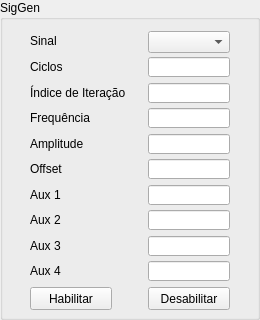
          <widget class="QGroupBox" name="groupBox_24">
           <property name="minimumSize">
            <size>
             <width>260</width>
             <height>320</height>
            </size>
           </property>
           <property name="maximumSize">
            <size>
             <width>260</width>
             <height>320</height>
            </size>
           </property>
           <property name="title">
            <string>SigGen</string>
           </property>
           <layout class="QGridLayout" name="gridLayout_7">
            <item row="0" column="0">
             <widget class="QLabel" name="label_13">
              <property name="text">
               <string>Sinal</string>
              </property>
             </widget>
            </item>
            <item row="0" column="1">
             <widget class="QComboBox" name="cb_signal_fac_dcdc">
              <property name="minimumSize">
               <size>
                <width>82</width>
                <height>22</height>
               </size>
              </property>
              <property name="maximumSize">
               <size>
                <width>82</width>
                <height>22</height>
               </size>
              </property>
             </widget>
            </item>
            <item row="1" column="0">
             <widget class="QLabel" name="label_20">
              <property name="text">
               <string>Ciclos</string>
              </property>
             </widget>
            </item>
            <item row="1" column="1">
             <widget class="QLineEdit" name="le_cyc_counter_fac_dcdc">
              <property name="minimumSize">
               <size>
                <width>82</width>
                <height>20</height>
               </size>
              </property>
              <property name="maximumSize">
               <size>
                <width>82</width>
                <height>20</height>
               </size>
              </property>
             </widget>
            </item>
            <item row="2" column="0">
             <widget class="QLabel" name="label_21">
              <property name="text">
               <string>Índice de Iteração</string>
              </property>
             </widget>
            </item>
            <item row="2" column="1">
             <widget class="QLineEdit" name="le_iter_index_fac_dcdc">
              <property name="minimumSize">
               <size>
                <width>82</width>
                <height>20</height>
               </size>
              </property>
              <property name="maximumSize">
               <size>
                <width>82</width>
                <height>20</height>
               </size>
              </property>
             </widget>
            </item>
            <item row="3" column="0">
             <widget class="QLabel" name="label_22">
              <property name="text">
               <string>Frequência</string>
              </property>
             </widget>
            </item>
            <item row="3" column="1">
             <widget class="QLineEdit" name="le_frequence_fac_acdc">
              <property name="minimumSize">
               <size>
                <width>82</width>
                <height>20</height>
               </size>
              </property>
              <property name="maximumSize">
               <size>
                <width>82</width>
                <height>20</height>
               </size>
              </property>
             </widget>
            </item>
            <item row="4" column="0">
             <widget class="QLabel" name="label_23">
              <property name="text">
               <string>Amplitude</string>
              </property>
             </widget>
            </item>
            <item row="4" column="1">
             <widget class="QLineEdit" name="le_amplitude_fac_dcdc">
              <property name="minimumSize">
               <size>
                <width>82</width>
                <height>20</height>
               </size>
              </property>
              <property name="maximumSize">
               <size>
                <width>82</width>
                <height>20</height>
               </size>
              </property>
             </widget>
            </item>
            <item row="5" column="0">
             <widget class="QLabel" name="label_29">
              <property name="text">
               <string>Offset</string>
              </property>
             </widget>
            </item>
            <item row="5" column="1">
             <widget class="QLineEdit" name="le_offset_fac_dcdc">
              <property name="minimumSize">
               <size>
                <width>82</width>
                <height>20</height>
               </size>
              </property>
              <property name="maximumSize">
               <size>
                <width>82</width>
                <height>20</height>
               </size>
              </property>
             </widget>
            </item>
            <item row="6" column="0">
             <widget class="QLabel" name="label_30">
              <property name="text">
               <string>Aux 1</string>
              </property>
             </widget>
            </item>
            <item row="6" column="1">
             <widget class="QLineEdit" name="le_siggen_aux_1_fac_dcdc">
              <property name="minimumSize">
               <size>
                <width>82</width>
                <height>20</height>
               </size>
              </property>
              <property name="maximumSize">
               <size>
                <width>82</width>
                <height>20</height>
               </size>
              </property>
             </widget>
            </item>
            <item row="7" column="0">
             <widget class="QLabel" name="label_31">
              <property name="text">
               <string>Aux 2</string>
              </property>
             </widget>
            </item>
            <item row="7" column="1">
             <widget class="QLineEdit" name="le_siggen_aux_2_fac_dcdc">
              <property name="minimumSize">
               <size>
                <width>82</width>
                <height>20</height>
               </size>
              </property>
              <property name="maximumSize">
               <size>
                <width>82</width>
                <height>20</height>
               </size>
              </property>
             </widget>
            </item>
            <item row="8" column="0">
             <widget class="QLabel" name="label_33">
              <property name="text">
               <string>Aux 3</string>
              </property>
             </widget>
            </item>
            <item row="8" column="1">
             <widget class="QLineEdit" name="le_siggen_aux_3_fac_dcdc">
              <property name="minimumSize">
               <size>
                <width>82</width>
                <height>20</height>
               </size>
              </property>
              <property name="maximumSize">
               <size>
                <width>82</width>
                <height>20</height>
               </size>
              </property>
             </widget>
            </item>
            <item row="9" column="0">
             <widget class="QLabel" name="label_32">
              <property name="text">
               <string>Aux 4</string>
              </property>
             </widget>
            </item>
            <item row="9" column="1">
             <widget class="QLineEdit" name="le_siggen_aux_4_fac_dcdc">
              <property name="minimumSize">
               <size>
                <width>82</width>
                <height>20</height>
               </size>
              </property>
              <property name="maximumSize">
               <size>
                <width>82</width>
                <height>20</height>
               </size>
              </property>
             </widget>
            </item>
            <item row="10" column="0">
             <widget class="QPushButton" name="pb_siggen_enable_fac_dcdc">
              <property name="minimumSize">
               <size>
                <width>82</width>
                <height>23</height>
               </size>
              </property>
              <property name="maximumSize">
               <size>
                <width>82</width>
                <height>23</height>
               </size>
              </property>
              <property name="text">
               <string>Habilitar</string>
              </property>
             </widget>
            </item>
            <item row="10" column="1">
             <widget class="QPushButton" name="pb_siggen_disable_fac_dcdc">
              <property name="minimumSize">
               <size>
                <width>82</width>
                <height>23</height>
               </size>
              </property>
              <property name="maximumSize">
               <size>
                <width>82</width>
                <height>23</height>
               </size>
              </property>
              <property name="text">
               <string>Desabilitar</string>
              </property>
             </widget>
            </item>
           </layout>
           <zorder>label_13</zorder>
           <zorder>cb_signal_fac_dcdc</zorder>
           <zorder>label_20</zorder>
           <zorder>le_cyc_counter_fac_dcdc</zorder>
           <zorder>label_21</zorder>
           <zorder>le_iter_index_fac_dcdc</zorder>
           <zorder>label_22</zorder>
           <zorder>le_frequence_fac_acdc</zorder>
           <zorder>label_23</zorder>
           <zorder>le_amplitude_fac_dcdc</zorder>
           <zorder>label_29</zorder>
           <zorder>le_offset_fac_dcdc</zorder>
           <zorder>label_30</zorder>
           <zorder>label_31</zorder>
           <zorder>le_siggen_aux_2_fac_dcdc</zorder>
           <zorder>label_33</zorder>
           <zorder>le_siggen_aux_3_fac_dcdc</zorder>
           <zorder>label_32</zorder>
           <zorder>le_siggen_aux_4_fac_dcdc</zorder>
           <zorder>pb_siggen_enable_fac_dcdc</zorder>
           <zorder>pb_siggen_disable_fac_dcdc</zorder>
           <zorder>le_siggen_aux_1_fac_dcdc</zorder>
          </widget>
